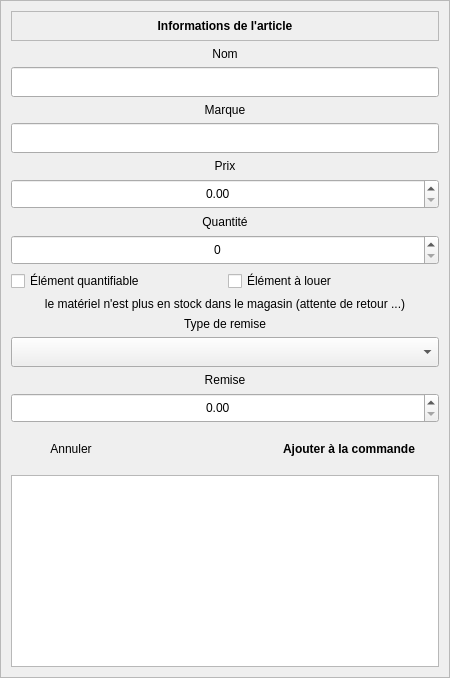
         <widget class="QFrame" name="_f_invoice_input_card">
          <property name="minimumSize">
           <size>
            <width>450</width>
            <height>0</height>
           </size>
          </property>
          <property name="frameShape">
           <enum>QFrame::Shape::StyledPanel</enum>
          </property>
          <property name="frameShadow">
           <enum>QFrame::Shadow::Raised</enum>
          </property>
          <layout class="QVBoxLayout" name="_v_input_card">
           <property name="leftMargin">
            <number>10</number>
           </property>
           <property name="topMargin">
            <number>10</number>
           </property>
           <property name="rightMargin">
            <number>10</number>
           </property>
           <property name="bottomMargin">
            <number>10</number>
           </property>
           <item>
            <widget class="QFrame" name="_f_invoice_informations_article_label">
             <property name="minimumSize">
              <size>
               <width>0</width>
               <height>30</height>
              </size>
             </property>
             <property name="maximumSize">
              <size>
               <width>16777215</width>
               <height>30</height>
              </size>
             </property>
             <property name="frameShape">
              <enum>QFrame::Shape::StyledPanel</enum>
             </property>
             <property name="frameShadow">
              <enum>QFrame::Shadow::Raised</enum>
             </property>
             <layout class="QHBoxLayout" name="_h_invoice_informations_article_label">
              <property name="leftMargin">
               <number>5</number>
              </property>
              <property name="topMargin">
               <number>0</number>
              </property>
              <property name="rightMargin">
               <number>5</number>
              </property>
              <property name="bottomMargin">
               <number>0</number>
              </property>
              <item>
               <widget class="QLabel" name="_l_invoice_informations_article">
                <property name="font">
                 <font>
                  <bold>true</bold>
                 </font>
                </property>
                <property name="text">
                 <string>Informations de l'article</string>
                </property>
                <property name="alignment">
                 <set>Qt::AlignmentFlag::AlignCenter</set>
                </property>
               </widget>
              </item>
             </layout>
            </widget>
           </item>
           <item>
            <layout class="QGridLayout" name="_g_invoice_input_card">
             <item row="2" column="0">
              <widget class="QLabel" name="_l_invoice_marque">
               <property name="text">
                <string>Marque</string>
               </property>
               <property name="alignment">
                <set>Qt::AlignmentFlag::AlignCenter</set>
               </property>
              </widget>
             </item>
             <item row="3" column="0">
              <widget class="QLineEdit" name="_le_invoice_marque">
               <property name="minimumSize">
                <size>
                 <width>0</width>
                 <height>30</height>
                </size>
               </property>
               <property name="alignment">
                <set>Qt::AlignmentFlag::AlignCenter</set>
               </property>
              </widget>
             </item>
             <item row="1" column="0">
              <widget class="QLineEdit" name="_le_invoice_name">
               <property name="minimumSize">
                <size>
                 <width>0</width>
                 <height>30</height>
                </size>
               </property>
               <property name="alignment">
                <set>Qt::AlignmentFlag::AlignCenter</set>
               </property>
              </widget>
             </item>
             <item row="8" column="0">
              <layout class="QHBoxLayout" name="_h_invoice_info_qty">
               <item>
                <widget class="QCheckBox" name="_cb_invoice_quantifiable">
                 <property name="text">
                  <string>Élément quantifiable</string>
                 </property>
                </widget>
               </item>
               <item>
                <widget class="QCheckBox" name="_cb_invoice_location">
                 <property name="text">
                  <string>Élément à louer</string>
                 </property>
                </widget>
               </item>
              </layout>
             </item>
             <item row="6" column="0">
              <widget class="QLabel" name="_l_invoice_qauntity">
               <property name="text">
                <string>Quantité</string>
               </property>
               <property name="alignment">
                <set>Qt::AlignmentFlag::AlignCenter</set>
               </property>
              </widget>
             </item>
             <item row="11" column="0">
              <widget class="QComboBox" name="_cbx_invoice_type_remise">
               <property name="minimumSize">
                <size>
                 <width>0</width>
                 <height>30</height>
                </size>
               </property>
               <property name="editable">
                <bool>false</bool>
               </property>
               <property name="currentIndex">
                <number>-1</number>
               </property>
               <property name="placeholderText">
                <string>-- Séléctionnez un type seulement s'il y'a remise</string>
               </property>
               <item>
                <property name="text">
                 <string>En devise</string>
                </property>
                <property name="icon">
                 <iconset resource="resources.qrc">
                  <normaloff>:/icon/icons/euro.png</normaloff>:/icon/icons/euro.png</iconset>
                </property>
               </item>
               <item>
                <property name="text">
                 <string>En pourcentage</string>
                </property>
                <property name="icon">
                 <iconset resource="resources.qrc">
                  <normaloff>:/icon/icons/pour-cent.png</normaloff>:/icon/icons/pour-cent.png</iconset>
                </property>
               </item>
              </widget>
             </item>
             <item row="13" column="0">
              <widget class="QDoubleSpinBox" name="_ds_invoice_remise">
               <property name="minimumSize">
                <size>
                 <width>0</width>
                 <height>30</height>
                </size>
               </property>
               <property name="alignment">
                <set>Qt::AlignmentFlag::AlignCenter</set>
               </property>
              </widget>
             </item>
             <item row="14" column="0">
              <layout class="QHBoxLayout" name="_h_btn_invoice_input">
               <item>
                <widget class="QPushButton" name="_b_invoice_cancel_card">
                 <property name="minimumSize">
                  <size>
                   <width>120</width>
                   <height>40</height>
                  </size>
                 </property>
                 <property name="text">
                  <string>Annuler</string>
                 </property>
                 <property name="icon">
                  <iconset resource="resources.qrc">
                   <normaloff>:/icon/icons/annuler.png</normaloff>:/icon/icons/annuler.png</iconset>
                 </property>
                 <property name="iconSize">
                  <size>
                   <width>25</width>
                   <height>25</height>
                  </size>
                 </property>
                 <property name="flat">
                  <bool>true</bool>
                 </property>
                </widget>
               </item>
               <item>
                <spacer name="_hs_btn_invoice_input">
                 <property name="orientation">
                  <enum>Qt::Orientation::Horizontal</enum>
                 </property>
                 <property name="sizeHint" stdset="0">
                  <size>
                   <width>40</width>
                   <height>20</height>
                  </size>
                 </property>
                </spacer>
               </item>
               <item>
                <widget class="QPushButton" name="_b_invoice_add_card">
                 <property name="minimumSize">
                  <size>
                   <width>180</width>
                   <height>40</height>
                  </size>
                 </property>
                 <property name="font">
                  <font>
                   <bold>true</bold>
                  </font>
                 </property>
                 <property name="text">
                  <string>Ajouter à la commande</string>
                 </property>
                 <property name="icon">
                  <iconset resource="resources.qrc">
                   <normaloff>:/icon/icons/commande-en-ligne.png</normaloff>:/icon/icons/commande-en-ligne.png</iconset>
                 </property>
                 <property name="iconSize">
                  <size>
                   <width>25</width>
                   <height>25</height>
                  </size>
                 </property>
                 <property name="flat">
                  <bool>true</bool>
                 </property>
                </widget>
               </item>
              </layout>
             </item>
             <item row="4" column="0">
              <widget class="QLabel" name="_l_invoice_price">
               <property name="text">
                <string>Prix</string>
               </property>
               <property name="alignment">
                <set>Qt::AlignmentFlag::AlignCenter</set>
               </property>
              </widget>
             </item>
             <item row="12" column="0">
              <widget class="QLabel" name="_l_invoice_remise">
               <property name="text">
                <string>Remise</string>
               </property>
               <property name="alignment">
                <set>Qt::AlignmentFlag::AlignCenter</set>
               </property>
              </widget>
             </item>
             <item row="7" column="0">
              <widget class="QSpinBox" name="_s_invoice_quantity">
               <property name="minimumSize">
                <size>
                 <width>0</width>
                 <height>30</height>
                </size>
               </property>
               <property name="alignment">
                <set>Qt::AlignmentFlag::AlignCenter</set>
               </property>
              </widget>
             </item>
             <item row="0" column="0">
              <widget class="QLabel" name="_l_invoice_nom">
               <property name="text">
                <string>Nom</string>
               </property>
               <property name="alignment">
                <set>Qt::AlignmentFlag::AlignCenter</set>
               </property>
              </widget>
             </item>
             <item row="5" column="0">
              <widget class="QDoubleSpinBox" name="_ds_invoice_price">
               <property name="minimumSize">
                <size>
                 <width>0</width>
                 <height>30</height>
                </size>
               </property>
               <property name="alignment">
                <set>Qt::AlignmentFlag::AlignCenter</set>
               </property>
              </widget>
             </item>
             <item row="10" column="0">
              <widget class="QLabel" name="_l_invoice_type_remise">
               <property name="text">
                <string>Type de remise</string>
               </property>
               <property name="alignment">
                <set>Qt::AlignmentFlag::AlignCenter</set>
               </property>
              </widget>
             </item>
             <item row="9" column="0">
              <widget class="QLabel" name="_l_invoiceemptyInventorymess">
               <property name="text">
                <string>le matériel n'est plus en stock dans le magasin (attente de retour ...)</string>
               </property>
               <property name="alignment">
                <set>Qt::AlignmentFlag::AlignCenter</set>
               </property>
              </widget>
             </item>
            </layout>
           </item>
           <item>
            <widget class="QListWidget" name="_lw_list_card"/>
           </item>
          </layout>
         </widget>
